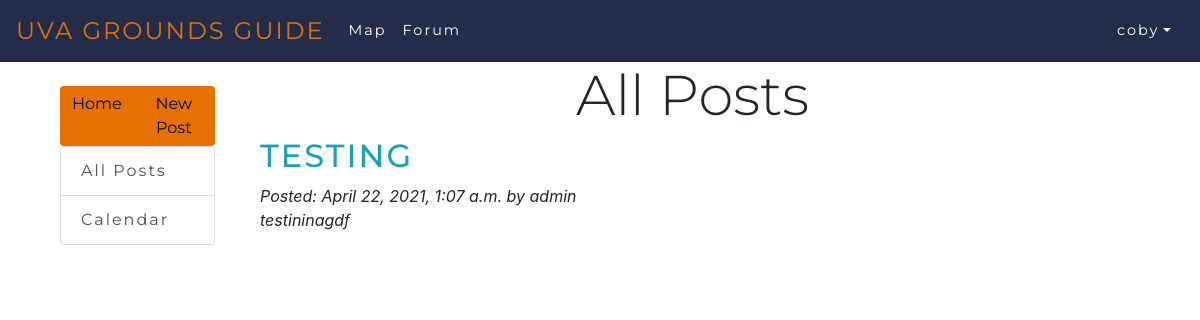
/forum/posts/ (signed in), run on an earlier commit of the app's database.
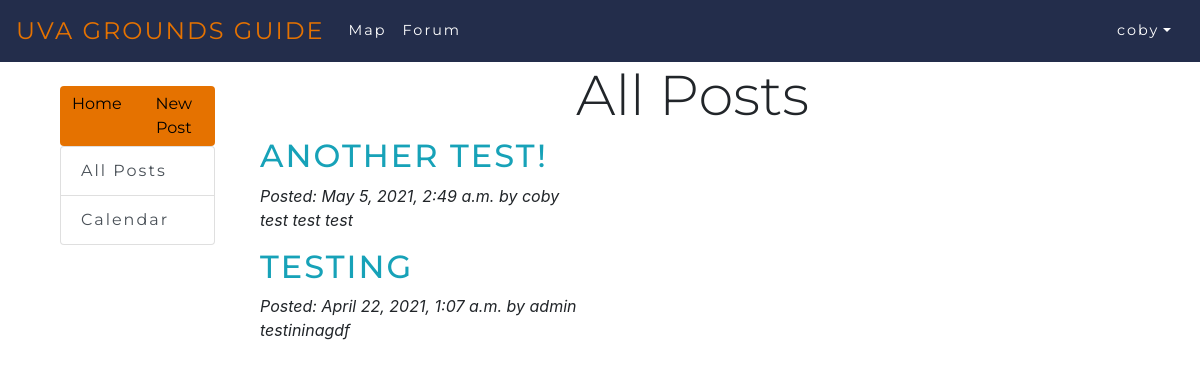
And on a later commit of the database.
### forum/models.py (models this page shows, shortened)
class Post(models.Model):
    title = models.CharField(max_length=200)
    detail = models.TextField()
    author = models.ForeignKey(User,on_delete=models.CASCADE,default=None,null=True)
    pub_date = models.DateTimeField(auto_now_add=True)

### forum/views.py (the view)
# urls.py: path('posts/', views.PostView.as_view(), name='posts'),
class PostView(generic.ListView):
    model = Post
    template_name = 'forum/posts.html'
    context_object_name = 'all_posts'
    def get_queryset(self):
        return Post.objects.order_by('-pub_date')

### forum/templates/forum/posts.html
{% extends "forum/base.html" %}
{% load socialaccount %}
{% load static %}
{% block body %}
<center>
    <h1 class=display-4>All Posts</h1>
</center>
{% if all_posts %}
{% for post in all_posts %}
<div class="container">
    <h2><a href="/forum/{{ post.id }}/">{{ post.title }}</a></h2>
    <p style='font-style: italic;'>Posted: {{post.pub_date}} by {{post.author}}
        <br>{{post.detail|truncatewords:"200"}}</p>
</div>
{% endfor %}
{% else %}
    <p>No posts are available.</p>
{% endif %}
{% endblock %}

What changed in the data, as far as the page shows it:
added Post: title "ANOTHER TEST!", pub_date "May 5, 2021, 2:49 a.m.", author "coby", detail "test test test"
